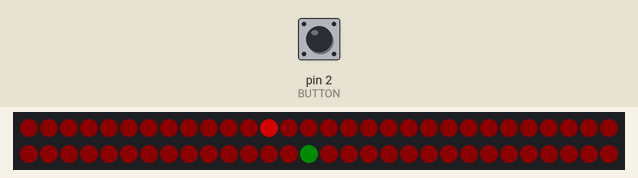
This sketch was run on a simulated Arduino Uno, built with avr-gcc and run on an emulated ATmega328P. Shown: 60 RGB LEDs in strip order, left to right, continuing on the next row. Inputs (shaded band) come from the test bench; at power-on: pin 2 (BUTTON) HIGH. Dim RGB values are drawn brighter than linear; random numbers use the default seed unless the sketch sets one.

Above: at 1.25 s.
1.3 s: pin 2 (BUTTON) pulled LOW for 0.15 s
At 2.2 s:
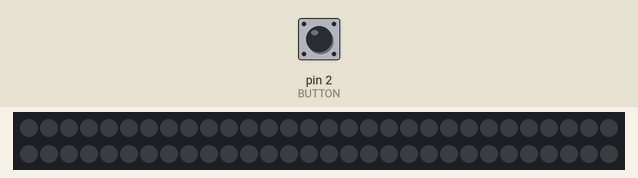
4.3 s: pin 2 (BUTTON) pulled LOW for 3.2 s
10.5 s: pin 2 (BUTTON) pulled LOW for 1 s
At 10.9 s:
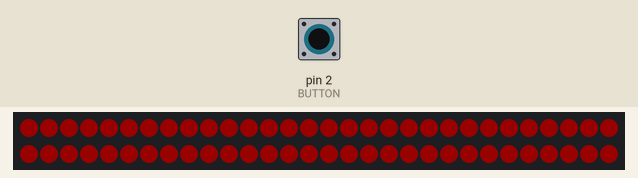
14.5 s: pin 2 (BUTTON) pulled LOW for 0.15 s
Timing chart, 0 to 17.5 s (numbered marks = the images above; inputs shaded):
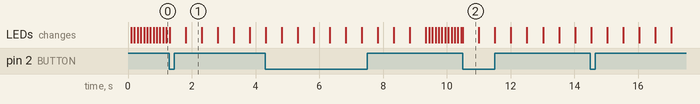

The sketch:

Stop_The_Light_Game.ino
```cpp
//LED Strip Setup
#include <FastLED.h>
#define DATA_PIN    3
#define NUM_LEDS    60
#define BRIGHTNESS  127
#define LED_TYPE    WS2812B
#define COLOR_ORDER GRB
#define UPDATES_PER_SECOND 100
#define BUTTON 2
CRGB leds[NUM_LEDS];

//Misc Setup
long prevMillis = 0;

void setup() {
  // put your setup code here, to run once:
  FastLED.addLeds<LED_TYPE, DATA_PIN, COLOR_ORDER>(leds, NUM_LEDS);
  FastLED.setBrightness(BRIGHTNESS);
  pinMode(BUTTON, INPUT_PULLUP);
  randomSeed(analogRead(1));
  Serial.begin(9600);
}

void loop() {
  // put your main code here, to run repeatedly:

  //set custom RGB colors for the target and normal LED Colors:
  int targetLEDColor[3] ={0, 255, 0};
  int normalLEDColor[3] ={255, 0, 0};
  int difficulty = 5;

  //function to run the stop-the-light game
  runGame(normalLEDColor[0], normalLEDColor[1], normalLEDColor[2],
          targetLEDColor[0], targetLEDColor[1], targetLEDColor[2], difficulty);

}
```

functions.ino
```cpp
void runGame(int normalred, int normalgreen, int normalblue, int targetred, int targetgreen, int targetblue, int difficulty)
{
  //set the target LED:
  int targetLED = random(0, NUM_LEDS);

  //get the marker light moving:
  int brightLEDPosition = 0;
  while (digitalRead(BUTTON) == 1)
  {
    for (int i = 0; i < NUM_LEDS; i++)
    {
      leds[i].r = int(float(normalred) / 10.0);
      leds[i].g = int(float(normalgreen) / 10.0);
      leds[i].b = int(float(normalblue) / 10.0);
    }

    leds[targetLED].r = int(float(targetred) / 10.0);
    leds[targetLED].g = int(float(targetgreen) / 10.0);
    leds[targetLED].b = int(float(targetblue) / 10.0);
    //FastLED.show();
    if (brightLEDPosition != targetLED)
    {
      leds[brightLEDPosition].r = normalred;
      leds[brightLEDPosition].g = normalgreen;
      leds[brightLEDPosition].b = normalblue;
    }
    else
    {
      leds[brightLEDPosition].r = targetred;
      leds[brightLEDPosition].g = targetgreen;
      leds[brightLEDPosition].b = targetblue;
    }
    FastLED.show();
    brightLEDPosition++;
    if (brightLEDPosition >= NUM_LEDS)
    {
      brightLEDPosition = 0;
    }
    int delayLength = int(500.0/float(difficulty));
    while (prevMillis + delayLength > millis() && digitalRead(BUTTON) == 1) {}
    prevMillis = millis();

  }

  if (brightLEDPosition-1 == targetLED) {
    //you win!
    for (int j = 0; j < 4; j++)
    {
      for (int i = 0; i < NUM_LEDS; i++)
      {
        leds[i].r = int(float(targetred) / 5.0);
        leds[i].g = int(float(targetgreen) / 5.0);
        leds[i].b = int(float(targetblue) / 5.0);
      }
      FastLED.show();
      delay(500);
      for (int i = 0; i < NUM_LEDS; i++)
      {
        leds[i].r = 0;
        leds[i].g = 0;
        leds[i].b = 0;
      }
      FastLED.show();
      delay(500);
    }

  }
  else
  {
    //you lose!
    for (int j = 0; j < 4; j++)
    {
      for (int i = 0; i < NUM_LEDS; i++)
      {
        leds[i].r = int(float(normalred) / 5.0);
        leds[i].g = int(float(normalgreen) / 5.0);
        leds[i].b = int(float(normalblue) / 5.0);
      }
      FastLED.show();
      delay(500);
      for (int i = 0; i < NUM_LEDS; i++)
      {
        leds[i].r = 0;
        leds[i].g = 0;
        leds[i].b = 0;
      }
      FastLED.show();
      delay(500);
    }

  }
}
```

Measured:
- what the display in image 1 shows lasts 0.5 s, from 1.8 s to 2.3 s
